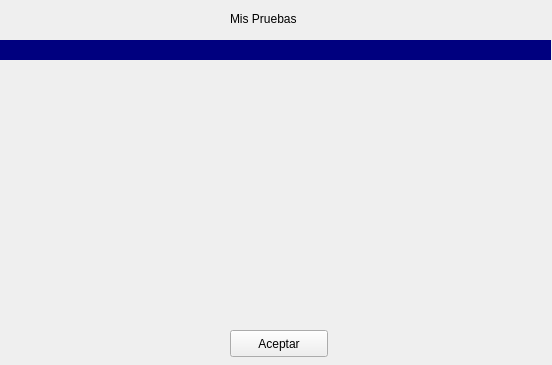
<?xml version="1.0" encoding="UTF-8"?>
<ui version="4.0">
 <class>MisPruebas</class>
 <widget class="QWidget" name="MisPruebas">
  <property name="geometry">
   <rect>
    <x>0</x>
    <y>0</y>
    <width>552</width>
    <height>365</height>
   </rect>
  </property>
  <property name="minimumSize">
   <size>
    <width>552</width>
    <height>365</height>
   </size>
  </property>
  <property name="maximumSize">
   <size>
    <width>552</width>
    <height>365</height>
   </size>
  </property>
  <property name="windowTitle">
   <string>Form</string>
  </property>
  <widget class="Line" name="line">
   <property name="geometry">
    <rect>
     <x>0</x>
     <y>40</y>
     <width>551</width>
     <height>21</height>
    </rect>
   </property>
   <property name="styleSheet">
    <string notr="true">color: rgb(0, 0, 127);</string>
   </property>
   <property name="frameShadow">
    <enum>QFrame::Plain</enum>
   </property>
   <property name="lineWidth">
    <number>20</number>
   </property>
   <property name="orientation">
    <enum>Qt::Horizontal</enum>
   </property>
  </widget>
  <widget class="QLabel" name="label">
   <property name="geometry">
    <rect>
     <x>230</x>
     <y>10</y>
     <width>91</width>
     <height>17</height>
    </rect>
   </property>
   <property name="text">
    <string>Mis Pruebas</string>
   </property>
  </widget>
  <widget class="QPushButton" name="pushButtonAceptar">
   <property name="geometry">
    <rect>
     <x>230</x>
     <y>330</y>
     <width>98</width>
     <height>27</height>
    </rect>
   </property>
   <property name="text">
    <string>Aceptar</string>
   </property>
  </widget>
 </widget>
 <resources/>
 <connections/>
</ui>
